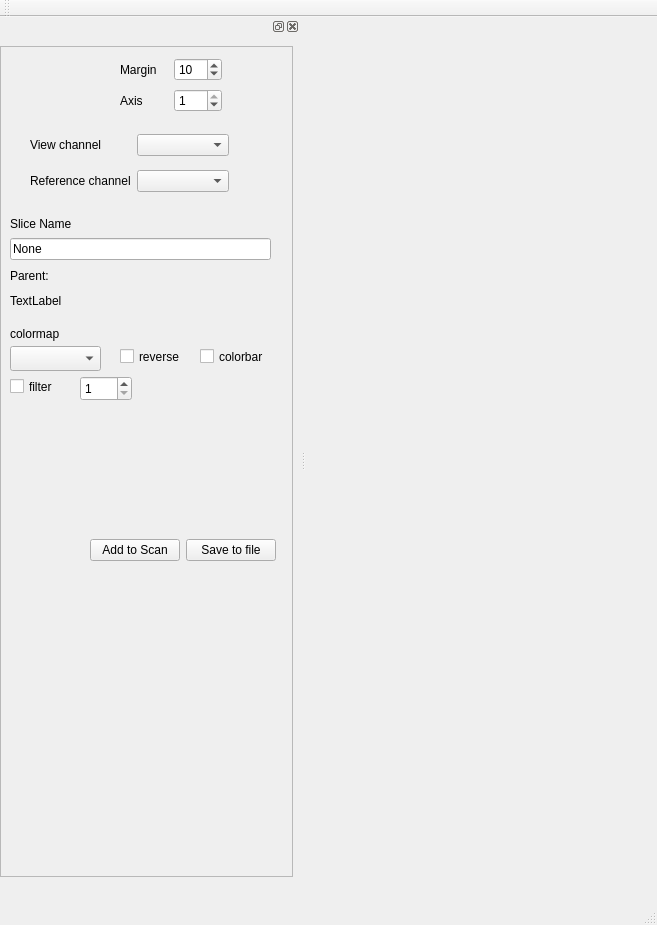
<?xml version="1.0" encoding="UTF-8"?>
<ui version="4.0">
 <class>ReCenter_Slice</class>
 <widget class="QMainWindow" name="ReCenter_Slice">
  <property name="geometry">
   <rect>
    <x>0</x>
    <y>0</y>
    <width>657</width>
    <height>925</height>
   </rect>
  </property>
  <property name="windowTitle">
   <string>ReCenter Slice</string>
  </property>
  <widget class="QWidget" name="Horizontal">
   <property name="sizePolicy">
    <sizepolicy hsizetype="Expanding" vsizetype="Expanding">
     <horstretch>0</horstretch>
     <verstretch>0</verstretch>
    </sizepolicy>
   </property>
   <layout class="QVBoxLayout" name="verticalLayout">
    <item>
     <layout class="QHBoxLayout" name="horizontalLayout">
      <item>
       <widget class="MplWidget" name="widget" native="true">
        <property name="enabled">
         <bool>true</bool>
        </property>
        <property name="sizePolicy">
         <sizepolicy hsizetype="Expanding" vsizetype="Expanding">
          <horstretch>0</horstretch>
          <verstretch>0</verstretch>
         </sizepolicy>
        </property>
        <property name="maximumSize">
         <size>
          <width>1600</width>
          <height>1200</height>
         </size>
        </property>
       </widget>
      </item>
     </layout>
    </item>
   </layout>
  </widget>
  <widget class="QMenuBar" name="menubar">
   <property name="geometry">
    <rect>
     <x>0</x>
     <y>0</y>
     <width>657</width>
     <height>25</height>
    </rect>
   </property>
  </widget>
  <widget class="QStatusBar" name="statusbar"/>
  <widget class="QToolBar" name="toolBar">
   <property name="windowTitle">
    <string>toolBar</string>
   </property>
   <attribute name="toolBarArea">
    <enum>TopToolBarArea</enum>
   </attribute>
   <attribute name="toolBarBreak">
    <bool>false</bool>
   </attribute>
  </widget>
  <widget class="QDockWidget" name="dockWidget">
   <property name="sizePolicy">
    <sizepolicy hsizetype="Preferred" vsizetype="Preferred">
     <horstretch>0</horstretch>
     <verstretch>0</verstretch>
    </sizepolicy>
   </property>
   <property name="minimumSize">
    <size>
     <width>300</width>
     <height>865</height>
    </size>
   </property>
   <property name="floating">
    <bool>false</bool>
   </property>
   <property name="allowedAreas">
    <set>Qt::LeftDockWidgetArea</set>
   </property>
   <attribute name="dockWidgetArea">
    <number>1</number>
   </attribute>
   <widget class="QWidget" name="dockWidgetContents">
    <widget class="QFrame" name="frame">
     <property name="geometry">
      <rect>
       <x>0</x>
       <y>10</y>
       <width>293</width>
       <height>831</height>
      </rect>
     </property>
     <property name="sizePolicy">
      <sizepolicy hsizetype="Preferred" vsizetype="Preferred">
       <horstretch>0</horstretch>
       <verstretch>0</verstretch>
      </sizepolicy>
     </property>
     <property name="frameShape">
      <enum>QFrame::StyledPanel</enum>
     </property>
     <property name="frameShadow">
      <enum>QFrame::Raised</enum>
     </property>
     <widget class="QWidget" name="layoutWidget_6">
      <property name="geometry">
       <rect>
        <x>120</x>
        <y>10</y>
        <width>102</width>
        <height>58</height>
       </rect>
      </property>
      <layout class="QGridLayout" name="gridLayout_3">
       <item row="0" column="0">
        <widget class="QLabel" name="label_9">
         <property name="text">
          <string>Margin</string>
         </property>
        </widget>
       </item>
       <item row="0" column="1">
        <widget class="QSpinBox" name="set_margin">
         <property name="minimum">
          <number>1</number>
         </property>
         <property name="maximum">
          <number>100</number>
         </property>
         <property name="singleStep">
          <number>1</number>
         </property>
         <property name="value">
          <number>10</number>
         </property>
        </widget>
       </item>
       <item row="1" column="0">
        <widget class="QLabel" name="label_10">
         <property name="text">
          <string>Axis</string>
         </property>
        </widget>
       </item>
       <item row="1" column="1">
        <widget class="QSpinBox" name="sobelAxis">
         <property name="minimum">
          <number>0</number>
         </property>
         <property name="maximum">
          <number>1</number>
         </property>
         <property name="singleStep">
          <number>1</number>
         </property>
         <property name="value">
          <number>1</number>
         </property>
        </widget>
       </item>
      </layout>
     </widget>
     <widget class="QWidget" name="layoutWidget_7">
      <property name="geometry">
       <rect>
        <x>30</x>
        <y>80</y>
        <width>199</width>
        <height>74</height>
       </rect>
      </property>
      <layout class="QGridLayout" name="gridLayout_4">
       <item row="0" column="0">
        <widget class="QLabel" name="label_11">
         <property name="text">
          <string>View channel</string>
         </property>
        </widget>
       </item>
       <item row="0" column="1">
        <widget class="QComboBox" name="viewCH_comboBox">
         <property name="editable">
          <bool>false</bool>
         </property>
         <property name="currentIndex">
          <number>-1</number>
         </property>
        </widget>
       </item>
       <item row="1" column="0">
        <widget class="QLabel" name="label_12">
         <property name="text">
          <string>Reference channel</string>
         </property>
        </widget>
       </item>
       <item row="1" column="1">
        <widget class="QComboBox" name="referenceCH">
         <property name="editable">
          <bool>false</bool>
         </property>
         <property name="currentIndex">
          <number>-1</number>
         </property>
        </widget>
       </item>
      </layout>
     </widget>
     <widget class="QWidget" name="layoutWidget_8">
      <property name="geometry">
       <rect>
        <x>10</x>
        <y>170</y>
        <width>261</width>
        <height>94</height>
       </rect>
      </property>
      <layout class="QVBoxLayout" name="verticalLayout_6">
       <item>
        <layout class="QVBoxLayout" name="verticalLayout_7">
         <item>
          <widget class="QLabel" name="label_13">
           <property name="text">
            <string>Slice Name</string>
           </property>
          </widget>
         </item>
         <item>
          <widget class="QLineEdit" name="SliceName">
           <property name="text">
            <string>None</string>
           </property>
          </widget>
         </item>
        </layout>
       </item>
       <item>
        <layout class="QVBoxLayout" name="verticalLayout_8">
         <item>
          <widget class="QLabel" name="label_14">
           <property name="text">
            <string>Parent:</string>
           </property>
          </widget>
         </item>
         <item>
          <widget class="QLabel" name="ParentName">
           <property name="text">
            <string>TextLabel</string>
           </property>
          </widget>
         </item>
        </layout>
       </item>
      </layout>
     </widget>
     <widget class="QComboBox" name="ColorMap">
      <property name="geometry">
       <rect>
        <x>10</x>
        <y>300</y>
        <width>91</width>
        <height>25</height>
       </rect>
      </property>
     </widget>
     <widget class="QCheckBox" name="rColorMap">
      <property name="geometry">
       <rect>
        <x>120</x>
        <y>300</y>
        <width>91</width>
        <height>21</height>
       </rect>
      </property>
      <property name="text">
       <string>reverse</string>
      </property>
     </widget>
     <widget class="QLabel" name="label">
      <property name="geometry">
       <rect>
        <x>10</x>
        <y>280</y>
        <width>58</width>
        <height>15</height>
       </rect>
      </property>
      <property name="text">
       <string>colormap</string>
      </property>
     </widget>
     <widget class="QCheckBox" name="colorbar">
      <property name="geometry">
       <rect>
        <x>200</x>
        <y>300</y>
        <width>91</width>
        <height>21</height>
       </rect>
      </property>
      <property name="text">
       <string>colorbar</string>
      </property>
     </widget>
     <widget class="QWidget" name="layoutWidget">
      <property name="geometry">
       <rect>
        <x>90</x>
        <y>490</y>
        <width>186</width>
        <height>29</height>
       </rect>
      </property>
      <layout class="QHBoxLayout" name="horizontalLayout_2">
       <item>
        <widget class="QPushButton" name="addSlice">
         <property name="text">
          <string>Add to Scan</string>
         </property>
        </widget>
       </item>
       <item>
        <widget class="QPushButton" name="saveSlice">
         <property name="text">
          <string>Save to file</string>
         </property>
        </widget>
       </item>
      </layout>
     </widget>
     <widget class="QCheckBox" name="Filter">
      <property name="geometry">
       <rect>
        <x>10</x>
        <y>330</y>
        <width>61</width>
        <height>21</height>
       </rect>
      </property>
      <property name="text">
       <string>filter</string>
      </property>
     </widget>
     <widget class="QSpinBox" name="filterBox">
      <property name="geometry">
       <rect>
        <x>80</x>
        <y>330</y>
        <width>52</width>
        <height>25</height>
       </rect>
      </property>
      <property name="minimum">
       <number>1</number>
      </property>
     </widget>
    </widget>
   </widget>
  </widget>
 </widget>
 <customwidgets>
  <customwidget>
   <class>MplWidget</class>
   <extends>QWidget</extends>
   <header location="global">mplwidget</header>
   <container>1</container>
  </customwidget>
 </customwidgets>
 <resources/>
 <connections/>
</ui>
